Frame 1 (no input): blank canvas, image omitted
Frame 60 (no input): blank canvas, image omitted
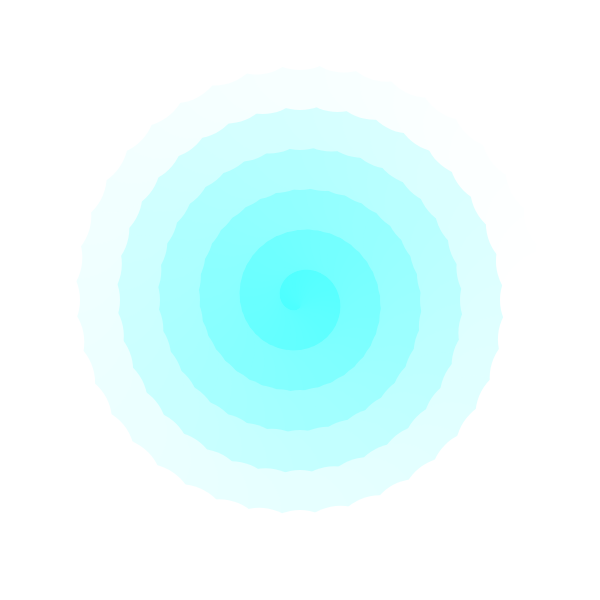
Frame 120 (the mouse pressed at the canvas centre since frame 60)

The p5.js sketch whose frames 1 and 60 were blank and that drew this single picture after the mouse press (run headless with seeded random() and noise() and a simulated clock; from frame 60 on, the mouse is pressed at the canvas centre):

// p5.js sketch
// ── sketch.js
function setup() {
  createCanvas(600, 600);
  colorMode(RGB, 100);
}

function draw() {
  background(200);
  var x = width/2;
  var y = height/2;
  var numOfCircles = mouseX;
  var size = 100;
  //noStroke();
  for (var i=0; i<numOfCircles; i+=1) {
    var zeroToOne = i/numOfCircles;
    stroke(30 + i/numOfCircles * 50, 100, 50)
    noStroke();
    fill(20 + i/numOfCircles * 100, 200, 300);
    var angle = zeroToOne * (Math.PI * (mouseY * 0.05));
    var spiralSize = 10 + i;
    x = width / 2 + Math.cos(angle) * spiralSize;
    y = height / 2 + Math.sin(angle) * spiralSize;
    ellipse(x, y, size, size);
  }
}
